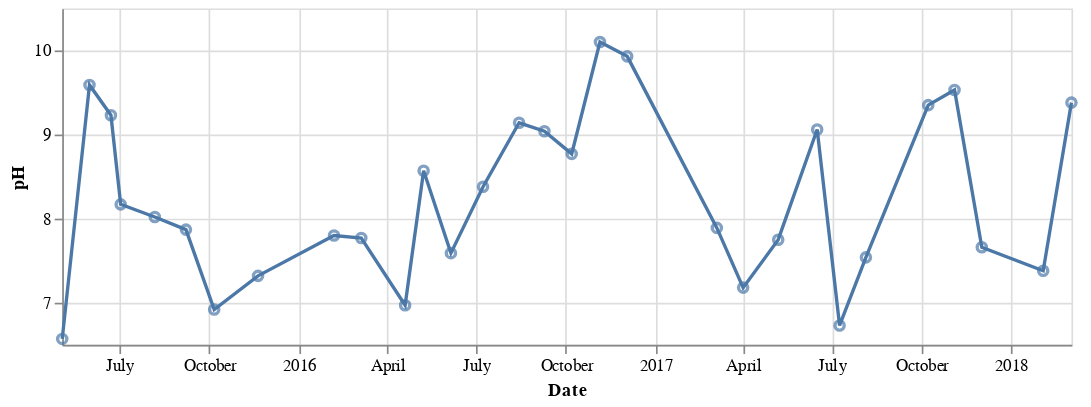

The code cell stored with this chart in its notebook:
### Markdown cell above
Create a sample chart for a single site.

### Code cell
a = (
    alt.Chart(ph_df[ph_df['Site Code'] == 'STU100'])
    .mark_point()
    .encode(
        alt.X('Date'),
        alt.Y('pH:Q', scale=alt.Scale(zero=False)),
    )
    .properties(width=600, height=200)
)
b = (
    alt.Chart(ph_df[ph_df['Site Code'] == 'STU100'])
    .mark_line()
    .encode(
        alt.X('Date'),
        alt.Y('pH', scale=alt.Scale(zero=False)),
    )
    .properties(width=600, height=200)
)
a + b

### Figure 1 — Vega-Lite specification as saved in the notebook (floating-point values rounded to 4 significant figures)
{"$schema": "https://vega.github.io/schema/vega-lite/v3.3.0.json", "config": {"mark": {"tooltip": null}, "view": {"height": 300, "width": 400}}, "datasets": {"data-6e1ccce11594935e46e8581bb51ae301": [{"Date": "2015-05-03T00:00:00", "Site Code": "STU100", "Waterway": "Stumers Creek", "pH": 6.57}, {"Date": "2015-05-31T00:00:00", "Site Code": "STU100", "Waterway": "Stumers Creek", "pH": 9.59}, {"Date": "2015-06-22T00:00:00", "Site Code": "STU100", "Waterway": "Stumers Creek", "pH": 9.23}, {"Date": "2015-07-02T00:00:00", "Site Code": "STU100", "Waterway": "Stumers Creek", "pH": 8.17}, {"Date": "2015-08-06T00:00:00", "Site Code": "STU100", "Waterway": "Stumers Creek", "pH": 8.02}, {"Date": "2015-09-07T00:00:00", "Site Code": "STU100", "Waterway": "Stumers Creek", "pH": 7.87}, {"Date": "2015-10-06T00:00:00", "Site Code": "STU100", "Waterway": "Stumers Creek", "pH": 6.92}, {"Date": "2015-11-20T00:00:00", "Site Code": "STU100", "Waterway": "Stumers Creek", "pH": 7.32}, {"Date": "2016-02-06T00:00:00", "Site Code": "STU100", "Waterway": "Stumers Creek", "pH": 7.8}, {"Date": "2016-03-05T00:00:00", "Site Code": "STU100", "Waterway": "Stumers Creek", "pH": 7.77}, {"Date": "2016-04-19T00:00:00", "Site Code": "STU100", "Waterway": "Stumers Creek", "pH": 6.97}, {"Date": "2016-06-05T00:00:00", "Site Code": "STU100", "Waterway": "Stumers Creek", "pH": 7.59}, {"Date": "2016-07-08T00:00:00", "Site Code": "STU100", "Waterway": "Stumers Creek", "pH": 8.38}, {"Date": "2016-05-08T00:00:00", "Site Code": "STU100", "Waterway": "Stumers Creek", "pH": 8.57}, {"Date": "2016-08-14T00:00:00", "Site Code": "STU100", "Waterway": "Stumers Creek", "pH": 9.14}, {"Date": "2016-09-09T00:00:00", "Site Code": "STU100", "Waterway": "Stumers Creek", "pH": 9.04}, {"Date": "2016-10-07T00:00:00", "Site Code": "STU100", "Waterway": "Stumers Creek", "pH": 8.77}, {"Date": "2016-11-05T00:00:00", "Site Code": "STU100", "Waterway": "Stumers Creek", "pH": 10.1}, {"Date": "2016-12-03T00:00:00", "Site Code": "STU100", "Waterway": "Stumers Creek", "pH": 9.93}, {"Date": "2017-03-05T00:00:00", "Site Code": "STU100", "Waterway": "Stumers Creek", "pH": 7.89}, {"Date": "2017-04-01T00:00:00", "Site Code": "STU100", "Waterway": "Stumers Creek", "pH": 7.18}, {"Date": "2017-05-07T00:00:00", "Site Code": "STU100", "Waterway": "Stumers Creek", "pH": 7.75}, {"Date": "2017-07-09T00:00:00", "Site Code": "STU100", "Waterway": "Stumers Creek", "pH": 6.73}, {"Date": "2017-08-05T00:00:00", "Site Code": "STU100", "Waterway": "Stumers Creek", "pH": 7.54}, {"Date": "2017-06-16T00:00:00", "Site Code": "STU100", "Waterway": "Stumers Creek", "pH": 9.06}, {"Date": "2017-10-08T00:00:00", "Site Code": "STU100", "Waterway": "Stumers Creek", "pH": 9.35}, {"Date": "2017-11-04T00:00:00", "Site Code": "STU100", "Waterway": "Stumers Creek", "pH": 9.53}, {"Date": "2017-12-02T00:00:00", "Site Code": "STU100", "Waterway": "Stumers Creek", "pH": 7.66}, {"Date": "2018-02-03T00:00:00", "Site Code": "STU100", "Waterway": "Stumers Creek", "pH": 7.38}, {"Date": "2018-03-04T00:00:00", "Site Code": "STU100", "Waterway": "Stumers Creek", "pH": 9.38}]}, "layer": [{"data": {"name": "data-6e1ccce11594935e46e8581bb51ae301"}, "encoding": {"x": {"field": "Date", "type": "temporal"}, "y": {"field": "pH", "scale": {"zero": false}, "type": "quantitative"}}, "height": 200, "mark": "point", "width": 600}, {"data": {"name": "data-6e1ccce11594935e46e8581bb51ae301"}, "encoding": {"x": {"field": "Date", "type": "temporal"}, "y": {"field": "pH", "scale": {"zero": false}, "type": "quantitative"}}, "height": 200, "mark": "line", "width": 600}]}
